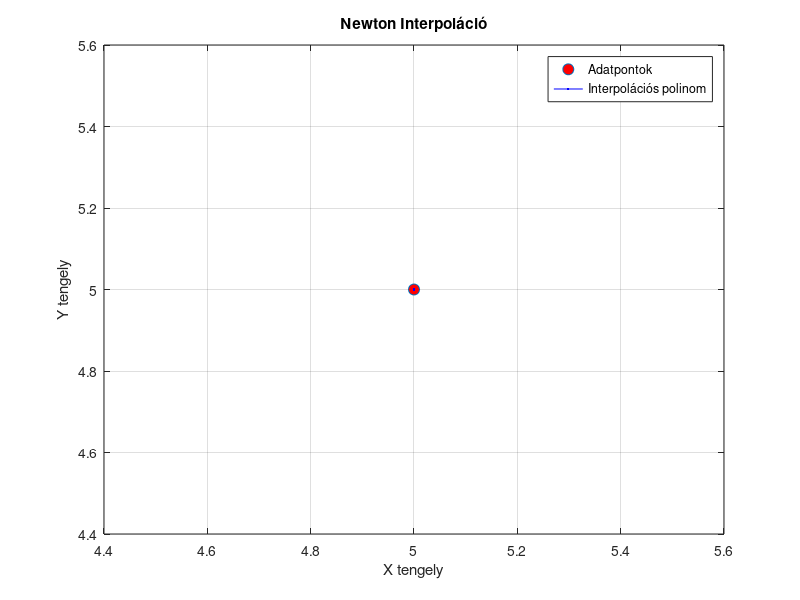

Source code (MATLAB):
% newtonip.m

function interpolating_polynomial = newtonip(x_points, y_values)
    % Ha nincsenek bemeneti paraméterek, kérdezi meg a felhasználótól az adatokat
    if nargin < 2
        prompt = 'Adja meg az alappontokat (x), vesszővel elválasztva: ';
        x_points = input(prompt);
        
        prompt = 'Adja meg a függvényértékeket az alappontokban, vesszővel elválasztva: ';
        y_values = input(prompt);
    end
    
    % Ellenőrizzük, hogy a bemeneti adatok megfelelő méretűek-e
    if length(x_points) ~= length(y_values)
        error('Az alappontok és a függvényértékek száma nem egyezik meg.');
    end
    
    % Newton interpolációs polinom számítása
    n = length(x_points);
    coefficients = y_values;
    
    for j = 2:n
        coefficients(j:n) = (coefficients(j:n) - coefficients(j-1)) ./ (x_points(j:n) - x_points(j-1));
    end
    
    % Az interpolációs polinom Newton alakja
    interpolating_polynomial = coefficients(1);
    
    % Numerikus változó bevezetése
    x_numeric = linspace(min(x_points), max(x_points), 1000);
    
    for i = 2:n
        term = 1;
        for j = 1:i-1
            term = term .* (x_numeric - x_points(j));
        end
        interpolating_polynomial = interpolating_polynomial + coefficients(i) * term;
    end
    
    % Grafikus ábrázolás
    figure;
    plot(x_points, y_values, 'o', 'MarkerSize', 8, 'MarkerFaceColor', 'r'); hold on;
    plot(x_numeric, interpolating_polynomial, 'b');
    title('Newton Interpoláció');
    xlabel('X tengely');
    ylabel('Y tengely');
    legend('Adatpontok', 'Interpolációs polinom', 'Location', 'Best');
    grid on;
    hold off;
    
    % Kérd meg a felhasználót, hogy szeretne-e új alappontot hozzáadni
    prompt = 'Szeretne új alappontot hozzáadni? (Igen/Nem): ';
    add_new_point = input(prompt, 's');
    
    if strcmpi(add_new_point, 'igen')
        new_x = input('Adjon meg egy új alappontot (x): ');
        new_y = input('Adja meg a függvényértéket az új alappontban: ');
        
        % Hozzáadja az új alappontot a listához
        x_points = [x_points, new_x];
        y_values = [y_values, new_y];
        
        % Újra futtatja a függvényt a frissített adatokkal
        newtonip(x_points, y_values);
    end
end
